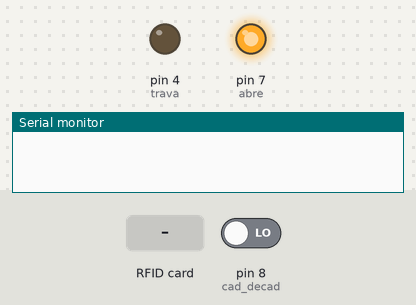
Recording of a sketch running on a simulated Arduino Uno, built with avr-gcc and run on an emulated ATmega328P. Parts: output pins drawn as LEDs (lit = HIGH), the last lines printed to the serial monitor. Dashed ring = blinking. The test bench sets the inputs (shaded band); at power-on: pin 8 (cad_decad) LOW. Pins used as bus, display or sensor lines are not drawn.

Above: at 1.2 s.
1.3 s: RFID card 5E 7A 19 C4 held to the reader
At 1.43 s:
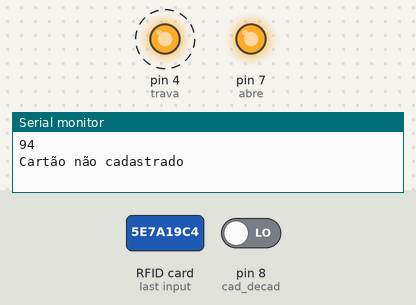
Timing chart, 0 to 4.3 s (numbered marks = the images above; inputs shaded):
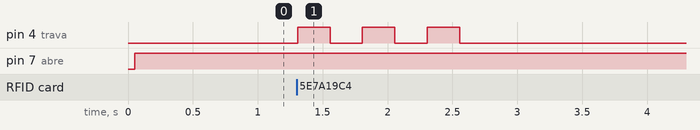

Measured:
- after the input at 1.3 s, pin 4 (trava): alternates HIGH for 0.25 s and LOW for 0.25 s, 6 changes in all, then stays LOW, starting at once

The sketch:

ACIONAMENTO_RFID.ino
```cpp
// (licence header left out)
//AUTOR: FRANSÉRGIO MARTINS CARVALHO
//CURSO: SISTEMAS EMBARCADOS NO SENAI SP
//DATA: 05/05/2020
#include <SPI.h>
#include <MFRC522.h>

#define SS_PIN 10
#define RST_PIN 9

#define cad_decad 8//PINO PARA CADASTRAR OU DECADASTRAR
#define abre 7//PINO QUE ENERGIZA E DESENERGIZA BOBINA
#define trava 4//PINO DE SINALIZAÇÃO DE TRAVAMENTO

MFRC522 rfid(SS_PIN, RST_PIN); // Instance of the class

MFRC522::MIFARE_Key key;


int registro[10];//BANCO DE DADOS DOS CARTÕES CADASTRADOS->ATÉ DEZ CADASTROS
unsigned int novo=0;//INCREMENTADO QUANDO UM NOVO CARTÃO É CADASTRADO
unsigned short int c_a;//CONTAGEM DOS VALORES REGISTRADOS PARA FINS DE INCLUSÃO
bool d=0;//VARIÁVEL DE DECISÃO: d=1->CARTÃO JÁ CADASTRADO /// d=0->CARTÃO NÃO CADASTRADO
unsigned int menos;//MARCA O ÍNDICE DO CADASTRO RETIRADO
void setup() {

  Serial.begin(9600);//CONFIGURA COMUNICAÇÃO SERIAL PARA VALIDAÇÃO
  SPI.begin(); // CONFIGURA COMUNICAÇÃO SPI
  rfid.PCD_Init(); // INICIA COMUNICAÇÃO COM DISPOSITIVO PCD

pinMode(abre,OUTPUT);//PINO PARA DESTRAVAR A PORTA
pinMode(trava,OUTPUT);//PINO PARA SINALIZAR PORTA TRAVADA
}

void loop() {
  digitalWrite(abre,HIGH);//BOBINA ENERGIZADA

//VERIFICA SE HÁ TAG PRESENTE, CASO NÃO REINICIA O LAÇO
  if ( ! rfid.PICC_IsNewCardPresent())
  {
    return;
    }

  // VERIFICA SE A NUID FOI LIDA, CASO NÃO REINICIA O LAÇO
  if ( ! rfid.PICC_ReadCardSerial())
  {
    return;
    }

  Serial.println();
  Serial.print(printDec(rfid.uid.uidByte));//IMPRIME NA SERIAL APENAS O VALOR DO PRIMEIRO BYTE DOS QUATRO PRIMEIROS
  Serial.println();
  for(c_a=0;c_a<=novo;++c_a)
  {
	if(registro[c_a]==printDec(rfid.uid.uidByte))
        {
			d=1;menos=c_a;
		} //SEMPRE QUE RECEBE UM CARTÃO CADASTRADO FAZ d=1 E MARCA O ÍNDICE DO CARTÃO EM MENOS
  }

  if((d==0) && !(digitalRead(cad_decad)))
      {
          Serial.println(F("Cartão não cadastrado")); //SE O CARTÃO NÃO ESTÁ CADASTRADO E O BOTÃO NÃO ESTÁ PRESSIONADO
        //PISCA O LED TRES VEZES COMO SINALIZAÇÃO
          digitalWrite(trava,HIGH);
          delay(250);
          digitalWrite(trava,LOW);
          delay(250);

          digitalWrite(trava,HIGH);
          delay(250);
          digitalWrite(trava,LOW);
          delay(250);

          digitalWrite(trava,HIGH);
          delay(250);
          digitalWrite(trava,LOW);
          delay(250);
      }

      if((!d) && (digitalRead(cad_decad)))
        {
          //SE O CARTÃO NÃO ESTÁ CADASTRADO E O BOTÃO ESTÁ PRESSIONADO
          registro[novo]=printDec(rfid.uid.uidByte);++novo;  //CADASTRA CARTÃO
          Serial.println(F("Cadastrou cartão"));
        }

      if((d) && (digitalRead(cad_decad)))//SE O CARTÃO ESTÁ CADASTRADO E O BOTÃO ESTÁ PRESSIONADO:DESCADASTRAR
      {
			unsigned short int rast=menos;
			for(rast;rast<=novo;++rast)
        {
		//DESCADASTRA CARTÃO RETIRANDO O ÚLTIMO
          if(menos==novo)
		  {
			  registro[menos]=0;
		  }
		  else
		  {
		// OU FAZENDO UM LEFT SHIFT ACIMA DO RETIRADO
		registro[rast]=registro[rast+1];
		};
		}
		//DIMINUIU 1 CARTÃO TAG DO REGISTRO
        novo=novo-1;                                                                                           //DIMINUI O NUMERO DOS CADASTRADOS
        Serial.println(F("Descadastrou cartão"));
      }

      if((d) && !(digitalRead(cad_decad)))//SE O CARTÃO ESTÁ CADASTRADO E O BOTÃO NÃO ESTÁ PRESSIONADO
      {
        Serial.println(F("Cartão Cadastrado"));
        digitalWrite(abre,LOW);//BOBINA DESENERGIZADA POR 3 SEGUNDOS
        delay(3000);
      }
        digitalWrite(abre,HIGH);//BOBINA VOLTA A FICAR ENERGIZADA
        Serial.println(novo);//VALIDA QUANTOS CARTÕES ESTÃO CADASTRADOS
        d=0;//TODO CARTÃO NÃO ESTÁ CADASTRADO ATÉ QUE SE PROVE O CONTRÁRIO

    // ABORTA COMUNICAÇÃO COM TAG
    rfid.PICC_HaltA();

    // PARA DECODIFICAÇÃO NO LEITOR DE TAG
    rfid.PCD_StopCrypto1();
  }

  //RECEBE O ARRAY QUE CONTÉM OS 4 PRIMEIROS BYTES E RETORNA APENAS O PRIMEIRO NA FORMA DECIMAL
  int printDec(byte *buffer) {
      return buffer[0];
  }
```
